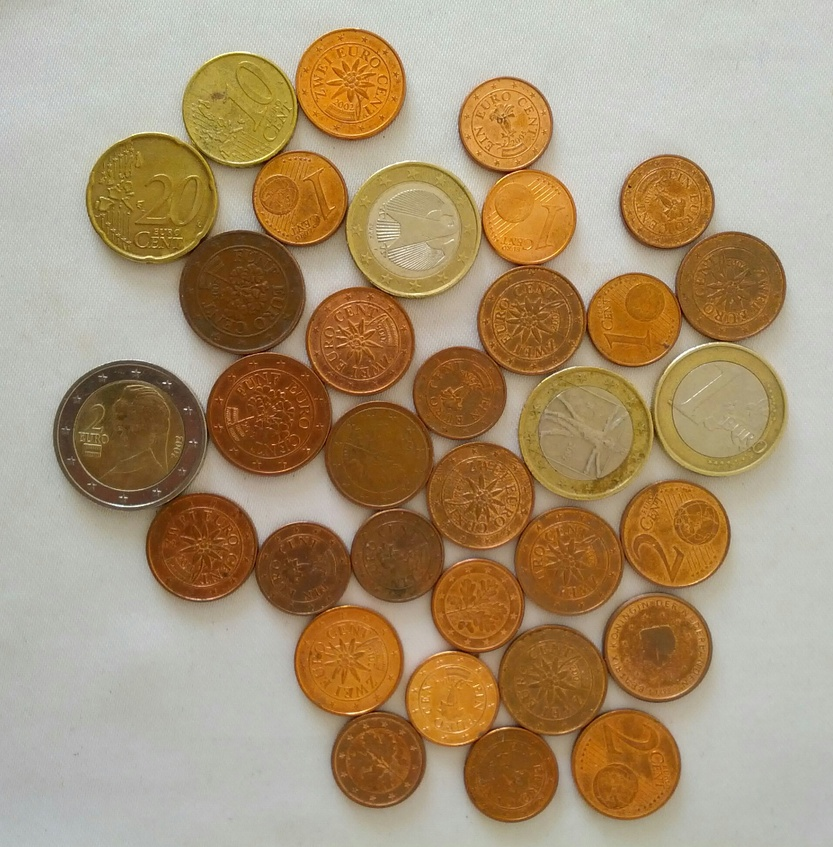
#> input picture input.jpg, 833 x 847 px, shrunk from 1024 x 1041 before the run
$ python Project_coin_detector.py
#> lines starting #> are read from the running program, lines starting #| are printed output that depends on the picture; after the words box and inside, x2 and y2 are one past the last pixel; in counts of white or black regions, pixels touching at a corner belong together
#!/usr/bin/env python
# coding: utf-8

# In[3]:


import cv2
import numpy as np

#Parameter
a=20;

b=10;


#Read Image
cimg = cv2.imread('input.jpg',1)
#> cimg is the input picture: shape (847, 833, 3); mean B, G, R 115.4, 147.2, 169.8
cimg_1=cimg.copy()

img_hsv = cv2.cvtColor(cimg,cv2.COLOR_BGR2HSV)
#> img_hsv: shape (847, 833, 3); mean H, S, V 27.2, 94.3, 170.9


_,_,img = cv2.split(img_hsv)
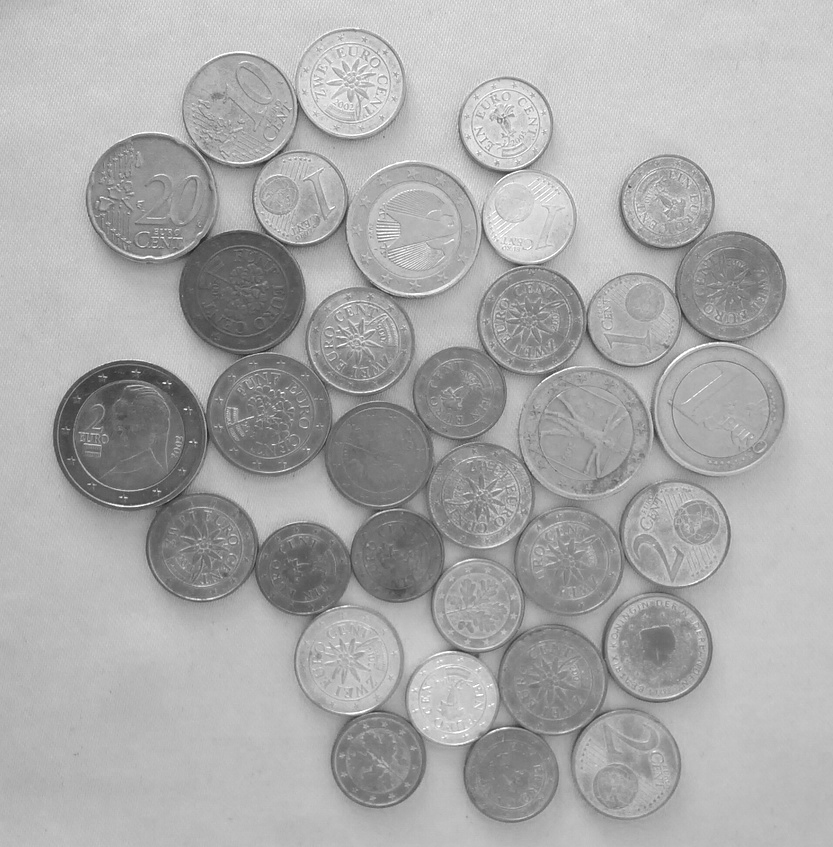
#> img: shape (847, 833); min 27, max 255, mean 170.9

r,c=img.shape[0],img.shape[1]
#> r = 847; c = 833

blur = cv2.GaussianBlur(img,(9,9),0)

circles = cv2.HoughCircles(blur,cv2.HOUGH_GRADIENT,1,20, param1=80,param2=30,minRadius=int(r/a),maxRadius=int(r/b))
#> circles = 37 rows, first 8: [128.5, 436.5, 76.7], [240.5, 108.5, 55.5], [505.5, 125.5, 49], [413.5, 226.5, 64.1], [627.5, 763.5, 53.9], [720.5, 407.5, 63.3], [674.5, 534.5, 51.7], [242.5, 292.5, 63.2]

try:

    Sq_Circles=np.squeeze(circles)
#> Sq_Circles has the same summary as circles
    Center=Sq_Circles[:,:2]
#> Center = 37 pairs, first value 116.5 to 729.5, second value 84.5 to 772.5
    try:
        for i in Sq_Circles.astype(np.int16):
            cv2.circle(cimg_1,(i[0],i[1]),i[2],(0,255,0),2)
            cv2.circle(cimg_1,(i[0],i[1]),2,(0,0,255),3)
#> this loop made 37 passes
#> i on passes 1 to 12: [128, 436, 76], [240, 108, 55], [505, 125, 49], [413, 226, 64], [627, 763, 53], [720, 407, 63], [674, 534, 51], [242, 292, 63], [201, 546, 57], [349, 84, 53], [729, 287, 56], [300, 199, 49]
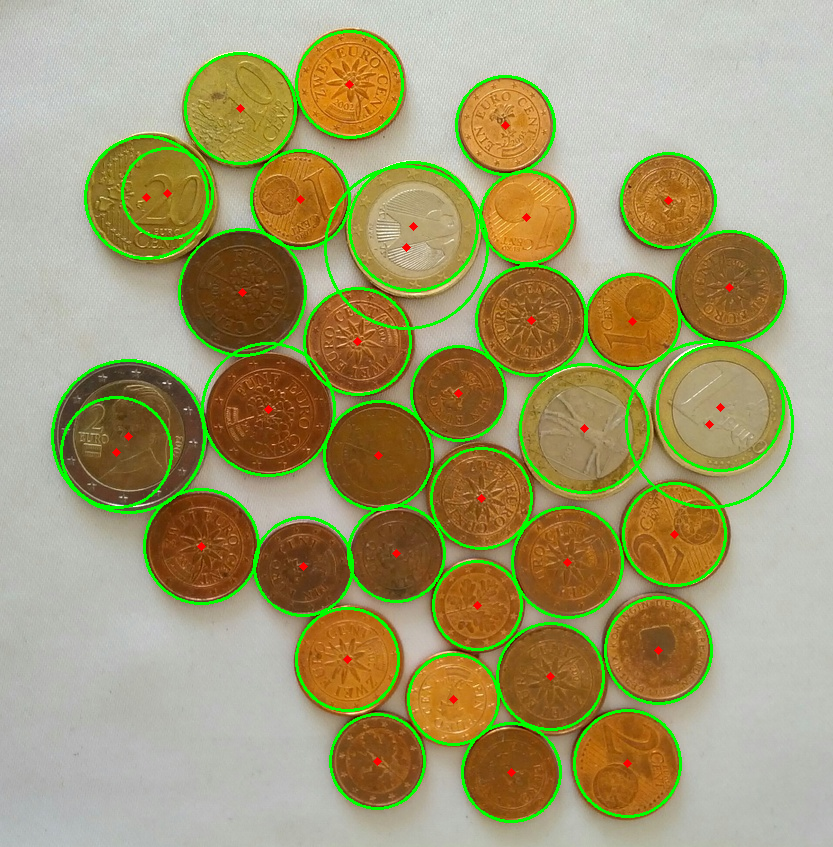
#> cimg_1: shape (847, 833, 3); 5.4% of pixels changed, all inside (x1, y1, x2, y2) = (51, 30, 794, 823)

        cv2.imshow('detected circles',cimg_1)
        cv2.waitKey(0)
        cv2.destroyAllWindows()
        cv2.waitKey(1)
    except:
        pass

    N=np.arange(len(circles[0]))
#> N = 37 values from 0 to 36
    for i in range(len(Center)):
        if N[i]==i:
            N[np.where((np.sqrt(np.sum((Center-Center[i])**2,axis=1)))<=int(r/a)*0.7)[0]]=i
        else:
            pass
#> this loop made 37 passes
#> after the loop, N = 37 values, max 34 at index 34, min 0 at index 0, mean 14.86

    Val=[];
    NU=np.unique(N);
#> NU = 33 values from 0 to 34
    for i in NU:
        Val.append(np.where(N==i)[0])
#> this loop made 33 passes
#> i on pass 33: 34
#> after the loop, Val = 33 items, first 6: [0, 35], [1], [2], [3, 32], [4], [5, 33]
    New=np.zeros((len(Val),3),np.uint16)
#> New = 33 rows, first 8: [0, 0, 0], [0, 0, 0], [0, 0, 0], [0, 0, 0], [0, 0, 0], [0, 0, 0], [0, 0, 0], [0, 0, 0]
    for j in range(len(Val)):
        try:
            for k in range(len(Val[j])):
                New[j,:]+=Sq_Circles[Val[j][k]]
        except:
            New[j,:]=Sq_Circles[Val[j][0]]
#> this loop made 33 passes
#> after the loop, New = 33 rows, first 8: [128, 436, 76], [240, 108, 55], [505, 125, 49], [413, 226, 64], [627, 763, 53], [720, 407, 63], [674, 534, 51], [242, 292, 63]

    try:
        cv2.putText(cimg, "The Number of coints:"+str(len(New)), (30,20), cv2.FONT_HERSHEY_SIMPLEX,
                       1, (0,100,255), 2, cv2.LINE_AA)
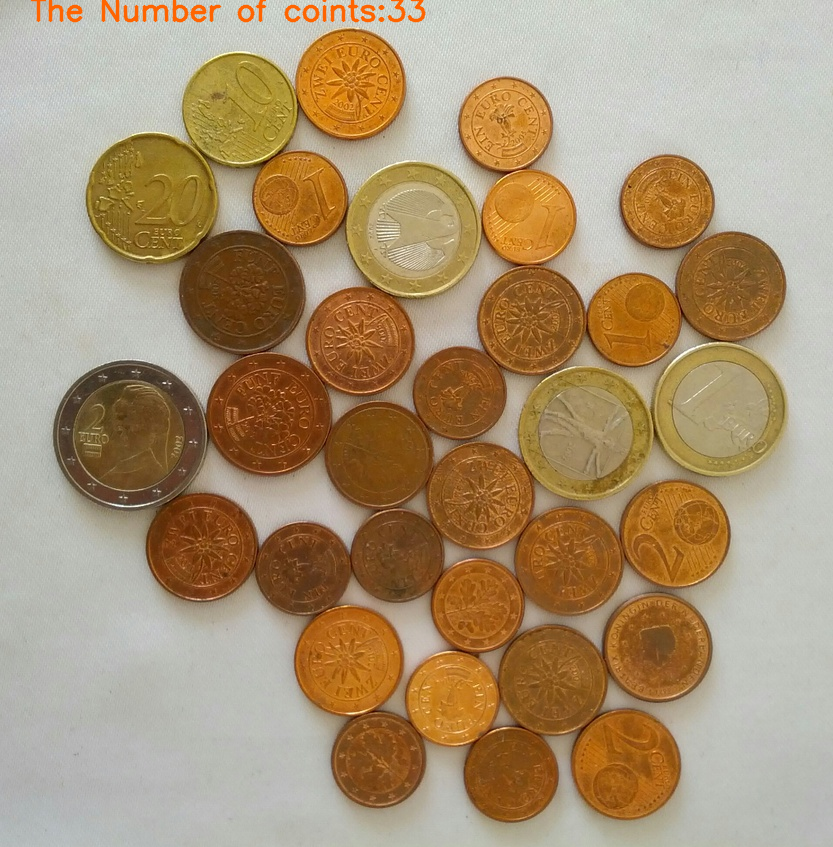
#> cimg: shape (847, 833, 3); 0.56% of pixels changed, all inside (x1, y1, x2, y2) = (31, 0, 426, 23)
        for i in New:
            cv2.circle(cimg,(i[0],i[1]),i[2],(0,255,0),4)
            #cv2.circle(cimg,(i[0],i[1]),2,(0,0,255),3)
            cv2.putText(cimg, str(i[2]*2), (i[0]-i[2]//2,i[1]), cv2.FONT_HERSHEY_SIMPLEX,
                       1, (0,100,255), 2, cv2.LINE_AA)
#> this loop made 33 passes
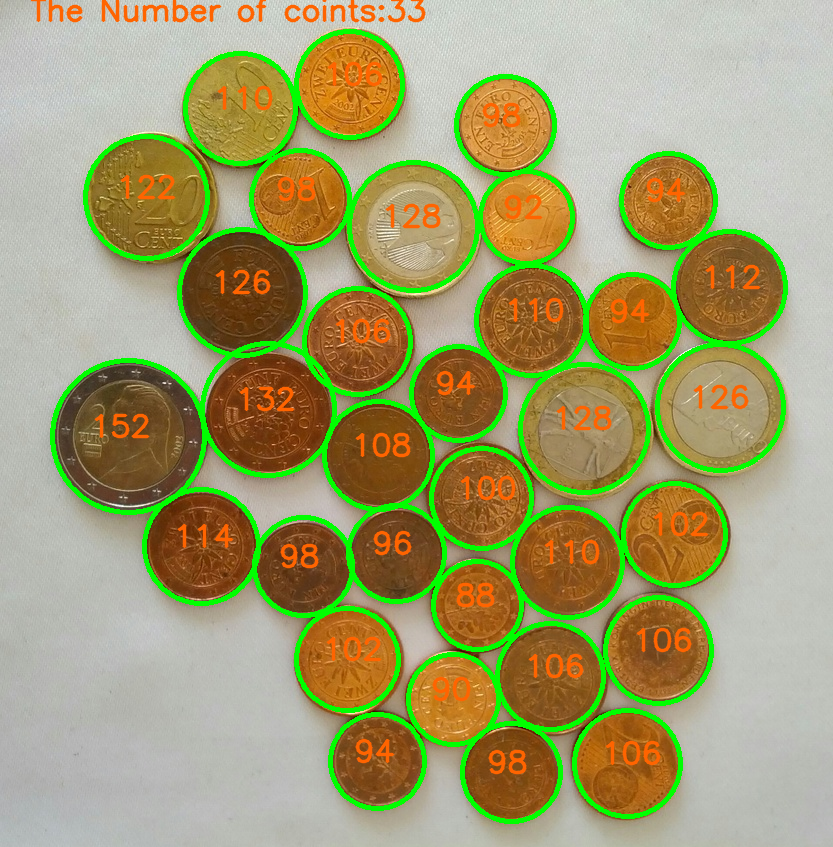
#> cimg: shape (847, 833, 3); 10.5% of pixels changed, all inside (x1, y1, x2, y2) = (50, 29, 788, 824)

        cv2.imshow('detected circles',cimg)
        cv2.waitKey(0)
        cv2.destroyAllWindows()
        cv2.waitKey(1)
    except:
        pass
except:
    print("Choose correct a and b value")


# In[ ]:
